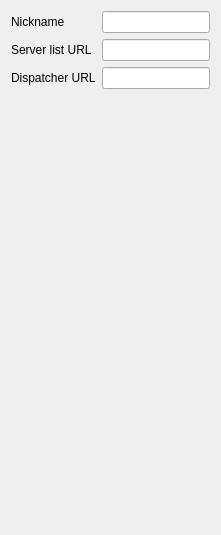
             <widget class="QWidget" name="tab_7">
              <attribute name="title">
               <string>Netplay</string>
              </attribute>
              <layout class="QVBoxLayout" name="verticalLayout_25">
               <item>
                <layout class="QHBoxLayout" name="horizontalLayout_18">
                 <item>
                  <widget class="QLabel" name="label_10">
                   <property name="text">
                    <string>Nickname</string>
                   </property>
                  </widget>
                 </item>
                 <item>
                  <widget class="QLineEdit" name="netplayNicknameLineEdit">
                   <property name="sizePolicy">
                    <sizepolicy hsizetype="Minimum" vsizetype="Fixed">
                     <horstretch>0</horstretch>
                     <verstretch>0</verstretch>
                    </sizepolicy>
                   </property>
                  </widget>
                 </item>
                </layout>
               </item>
               <item>
                <layout class="QHBoxLayout" name="horizontalLayout_19">
                 <item>
                  <widget class="QLabel" name="label_16">
                   <property name="text">
                    <string>Server list URL</string>
                   </property>
                  </widget>
                 </item>
                 <item>
                  <widget class="QLineEdit" name="netplayServerUrlLineEdit">
                   <property name="sizePolicy">
                    <sizepolicy hsizetype="Minimum" vsizetype="Fixed">
                     <horstretch>0</horstretch>
                     <verstretch>0</verstretch>
                    </sizepolicy>
                   </property>
                  </widget>
                 </item>
                </layout>
               </item>
               <item>
                <layout class="QHBoxLayout" name="horizontalLayout_21">
                 <item>
                  <widget class="QLabel" name="label_18">
                   <property name="text">
                    <string>Dispatcher URL</string>
                   </property>
                  </widget>
                 </item>
                 <item>
                  <widget class="QLineEdit" name="netplayDispatcherUrlLineEdit">
                   <property name="sizePolicy">
                    <sizepolicy hsizetype="Minimum" vsizetype="Fixed">
                     <horstretch>0</horstretch>
                     <verstretch>0</verstretch>
                    </sizepolicy>
                   </property>
                  </widget>
                 </item>
                </layout>
               </item>
               <item>
                <spacer name="verticalSpacer_19">
                 <property name="orientation">
                  <enum>Qt::Orientation::Vertical</enum>
                 </property>
                 <property name="sizeHint" stdset="0">
                  <size>
                   <width>20</width>
                   <height>435</height>
                  </size>
                 </property>
                </spacer>
               </item>
              </layout>
             </widget>
